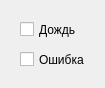
<?xml version="1.0" encoding="UTF-8"?>
<ui version="4.0">
 <class>ControlWidget</class>
 <widget class="QWidget" name="ControlWidget">
  <property name="geometry">
   <rect>
    <x>0</x>
    <y>0</y>
    <width>105</width>
    <height>88</height>
   </rect>
  </property>
  <property name="windowTitle">
   <string>Form</string>
  </property>
  <widget class="QCheckBox" name="checkBox">
   <property name="geometry">
    <rect>
     <x>20</x>
     <y>20</y>
     <width>72</width>
     <height>19</height>
    </rect>
   </property>
   <property name="text">
    <string>Дождь</string>
   </property>
  </widget>
  <widget class="QCheckBox" name="checkBox_2">
   <property name="geometry">
    <rect>
     <x>20</x>
     <y>50</y>
     <width>72</width>
     <height>19</height>
    </rect>
   </property>
   <property name="text">
    <string>Ошибка</string>
   </property>
  </widget>
 </widget>
 <resources/>
 <connections/>
</ui>
